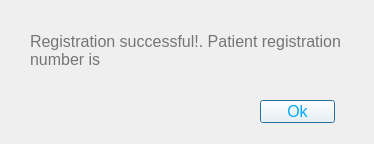
<?xml version="1.0" encoding="UTF-8"?>
<ui version="4.0">
 <class>Dialog</class>
 <widget class="QDialog" name="Dialog">
  <property name="geometry">
   <rect>
    <x>0</x>
    <y>0</y>
    <width>374</width>
    <height>144</height>
   </rect>
  </property>
  <property name="windowTitle">
   <string>Dialog</string>
  </property>
  <widget class="QLabel" name="label">
   <property name="geometry">
    <rect>
     <x>30</x>
     <y>10</y>
     <width>341</width>
     <height>81</height>
    </rect>
   </property>
   <property name="font">
    <font>
     <pointsize>12</pointsize>
    </font>
   </property>
   <property name="styleSheet">
    <string notr="true">color: #757575</string>
   </property>
   <property name="text">
    <string>Registration successful!. Patient registration number is </string>
   </property>
   <property name="wordWrap">
    <bool>true</bool>
   </property>
  </widget>
  <widget class="QPushButton" name="pushButton">
   <property name="geometry">
    <rect>
     <x>260</x>
     <y>100</y>
     <width>75</width>
     <height>23</height>
    </rect>
   </property>
   <property name="font">
    <font>
     <pointsize>12</pointsize>
    </font>
   </property>
   <property name="styleSheet">
    <string notr="true">background-color: rgb(255, 255, 255); color: rgb(0, 170, 255)</string>
   </property>
   <property name="text">
    <string>Ok</string>
   </property>
  </widget>
 </widget>
 <resources/>
 <connections/>
</ui>
